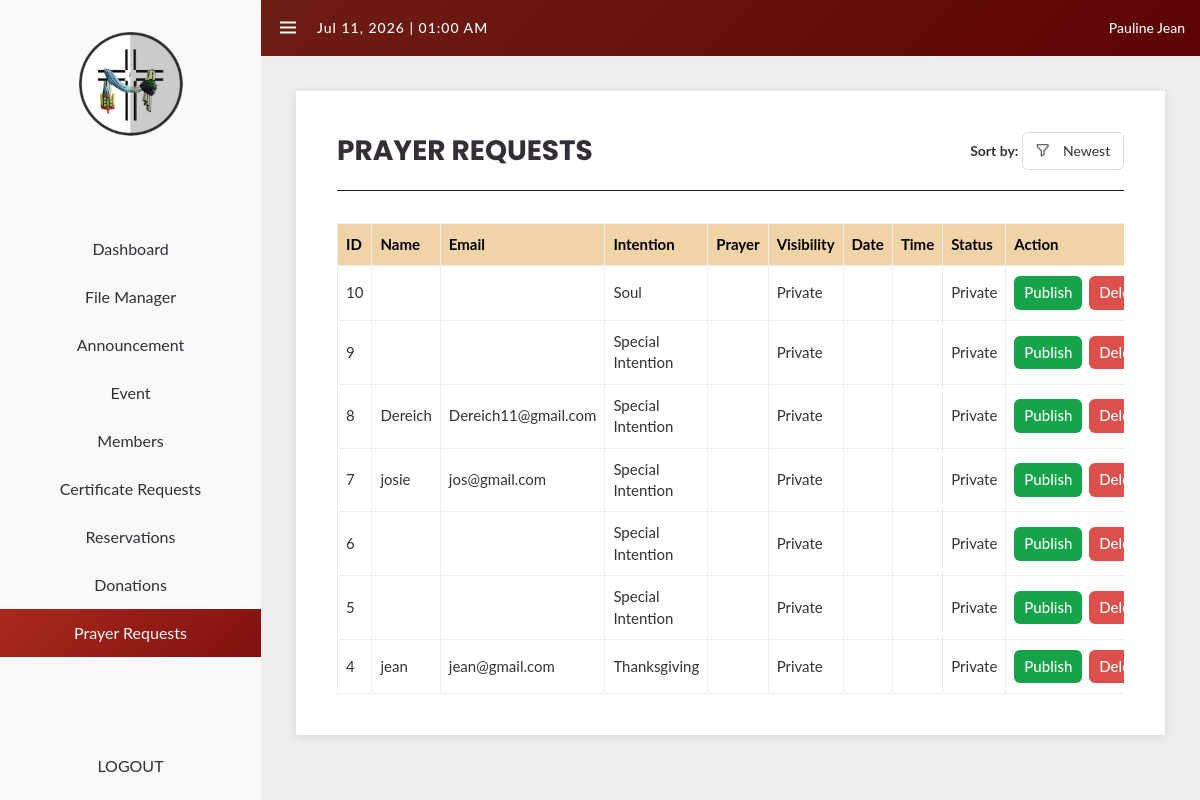
Before: /private/prayer_admin.php (signed in) with the older database file.
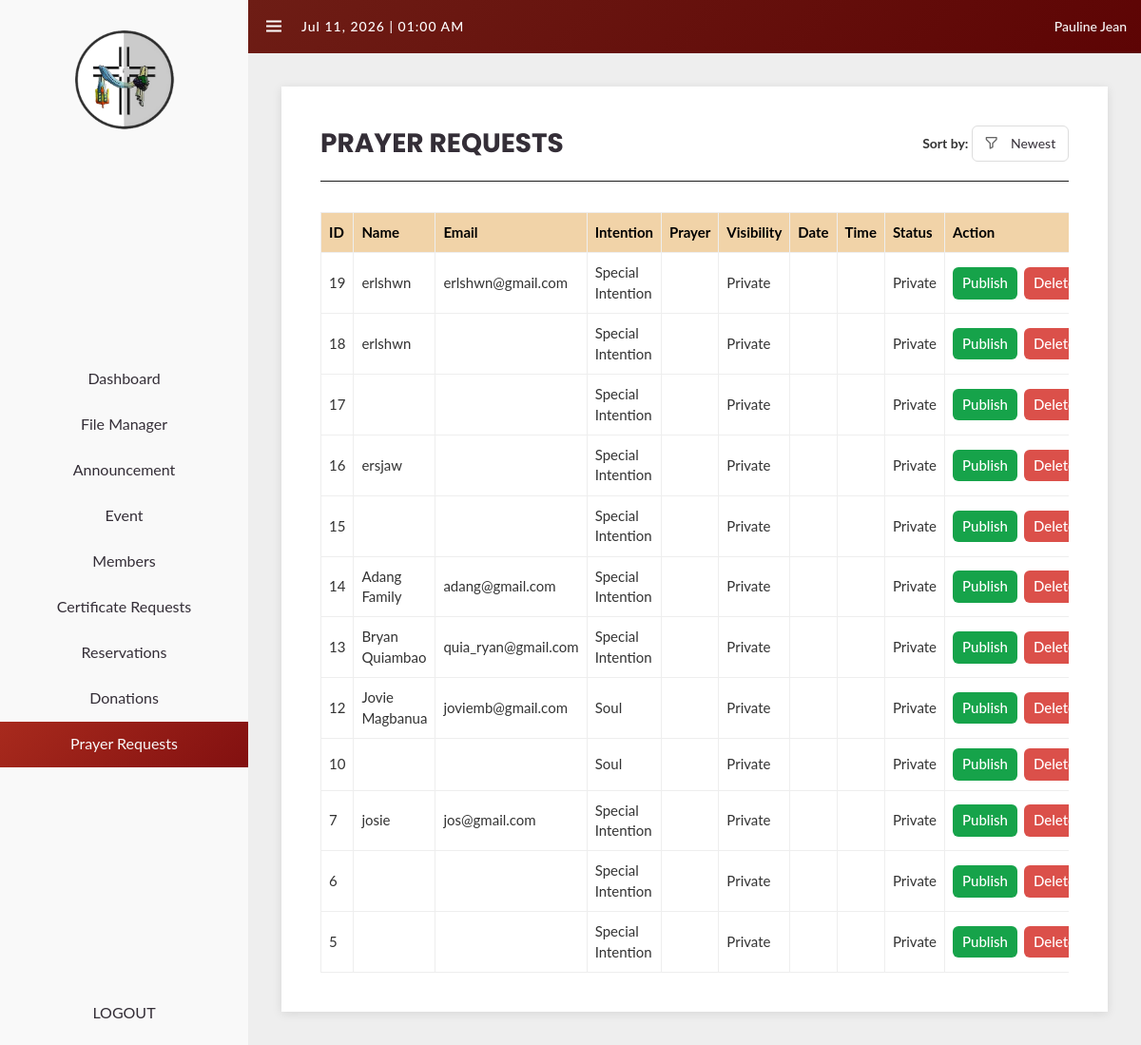
After: the same page with the newer database file.
### tables this page shows
CREATE TABLE `prayer_requests` (
  `id` int(11) NOT NULL,
  `status` varchar(30) DEFAULT NULL,
  `name` varchar(100) DEFAULT NULL,
  `username` varchar(50) DEFAULT NULL,
  `email` varchar(100) DEFAULT NULL,
  `request_text` text DEFAULT NULL,
  `shared_public` tinyint(1) NOT NULL DEFAULT 0,
  `intention` varchar(50) NOT NULL,
  `anonymous` varchar(30) NOT NULL,
  `created_at` timestamp NULL DEFAULT current_timestamp(),
  `visibility` varchar(20) DEFAULT NULL,
  `time` time DEFAULT NULL,
  `date` date DEFAULT NULL
);

### private/prayer_admin.php (the view, shortened to what this page needs)
<?php
$host = 'localhost';
$db   = 'test_tree_db';
$user = 'root';
$pass = '';
$conn = new mysqli($host, $user, $pass, $db);
$admin_name = !empty($_SESSION['givenname'])
    ? $_SESSION['givenname']
    : $_SESSION['username'];
$order = (isset($_GET['order']) && $_GET['order'] === 'ASC') ? 'ASC' : 'DESC';
$hideSidebar = false;
$available   = [];
$table = 'prayer_requests';
$cols = ['id', 'name', 'email', 'intention'];
$safe_cols = array_map(function ($c) {
    return '`' . str_replace('`', '``', $c) . '`';
}, $cols);
$select_sql = implode(',', $safe_cols);
$result = $conn->query(
    "SELECT $select_sql FROM `" . $conn->real_escape_string($table) . "` ORDER BY id $order"
);
?>
<!DOCTYPE html>
<html lang="en">
<head>
    <link href="https://maxcdn.bootstrapcdn.com/bootstrap/3.3.0/css/bootstrap.min.css" rel="stylesheet" />
    <link href="https://unpkg.com/boxicons@2.0.9/css/boxicons.min.css" rel="stylesheet">
    <link href="../stylesheets/private/navbar.css" rel="stylesheet">
    <link rel="stylesheet" href="../stylesheets/private/prayer_admin.css" />
</head>
<body>
<section id="sidebar" <?php if ($hideSidebar) echo 'class="hide"'; ?>>
    <a href="#" class="label">
        <img src="santa krus logo.png" alt="Logo" class="logo" />
    </a>
    <ul class="side-menu top">
        <li><a href="dashboard.php"><span class="text">Dashboard</span></a></li>
        <li><a href="stk/filemanager.php"><span class="text">File Manager</span></a></li>
        <li><a href="stk/announcement.php"><span class="text">Announcement</span></a></li>
        <li><a href="event.php"><span class="text">Event</span></a></li>
        <li><a href="stk/members.php"><span class="text">Members</span></a></li>
        <li><a href="sacraments/certificate_req/certificate_request.php"><span class="text">Certificate Requests</span></a></li>
        <li><a href="sacraments/sacrament_dashboard.php"><span class="text">Reservations</span></a></li>
        <li><a href="donations.php"><span class="text">Donations</span></a></li>
        <li class="active"><a href="prayer_admin.php"><span class="text">Prayer Requests</span></a></li>
    </ul>
    <ul class="side-menu">
        <li><a href="logout.php" class="logout"><span class="text">LOGOUT</span></a></li>
    </ul>
</section>
<section id="content">
    <nav>
        <i class='bx bx-menu'></i>
        <div id="datetime"></div>
        <ul>
            <li class="li-dropdown">
                <a href="#">
                    <span class="greeting"><?php echo htmlspecialchars($admin_name); ?></span>
                </a>
            </li>
        </ul>
    </nav>
    <section id="prayer-request" class="content-section active">
        <div class="main-content">
            <div class="prayer-controls">
                <h1>PRAYER REQUESTS</h1>
                <div class="search-sort-box">
                    <form method="get" style="display:inline;">
                        <label for="order">Sort by:</label>
                        <span class="sort-box">
                            <select
                                name="order"
                                id="order"
                                class="sort-dropdown"
                                onchange="this.form.submit()"
                            >
                                <option value="DESC" <?php if ($order === 'DESC') echo 'selected'; ?>>Newest</option>
                            </select>
                        <i class='bx bx-filter-alt'></i>
                        </span>
                    </form>
                </div>
            </div>
            <hr class="divider">
            <div class="prayer-table-container">
                <table class="prayer-table">
                    <thead>
                        <tr>
                            <th>ID</th>
                            <th>Name</th>
                            <th>Email</th>
                            <th>Intention</th>
                            <th>Prayer</th>
                            <th>Visibility</th>
                            <th>Date</th>
                            <th>Time</th>
                            <th>Status</th>
                            <th>Action</th>
                        </tr>
                    </thead>
                    <tbody>
                        <?php if ($result && $result->num_rows > 0): ?>
                            <?php while ($row = $result->fetch_assoc()): ?>
                                <tr>
                                    <td><?php echo $row['id']; ?></td>
                                    <?php
                                    $status    = isset($row['status']) ? $row['status'] : 'private';
                                    $anonCol   = $available['anonymous']     ?? 'anonymous';
                                    $prayerCol = $available['request_text']  ?? 'request_text';
                                    $isAnon = isset($row[$anonCol]) && !empty($row[$anonCol]);
                                    $displayName  = $isAnon ? 'Anonymous' : ($row['name']  ?? '');
                                    $displayEmail = $isAnon ? ''          : ($row['email'] ?? '');
                                    $visibility = 'Private';
                                    $prayerText = $row[$prayerCol]
                                        ?? $row['request']
                                        ?? $row['prayer']
                                        ?? '';
                                    $dateStr = '';
                                    $timeStr = '';
                                    if (!empty($available['created_at']) && !empty($row[$available['created_at']])) {
                                        $dt      = new DateTime($row[$available['created_at']]);
                                        $dateStr = $dt->format('Y-m-d');
                                        $timeStr = $dt->format('h:i A');
                                    } else {
                                        $dateStr = $row['date'] ?? '';
                                        $timeStr = $row['time'] ?? '';
                                    }
                                    ?>
                                    <td><?php echo htmlspecialchars($displayName); ?></td>
                                    <td><?php echo htmlspecialchars($displayEmail); ?></td>
                                    <?php
                                    $intentLabel = '';
                                    $intentMap   = [
                                        'thanksgiving' => 'Thanksgiving',
                                        'special'      => 'Special Intention',
                                        'soul'         => 'Soul'
                                    ];
                                    $key = strtolower(trim($row['intention'] ?? ''));
                                    if (array_key_exists($key, $intentMap)) {
                                        $intentLabel = $intentMap[$key];
                                    }
                                    ?>
                                    <td><?php echo htmlspecialchars($intentLabel); ?></td>
                                    <td><?php echo nl2br(htmlspecialchars($prayerText)); ?></td>
                                    <td><?php echo htmlspecialchars($visibility); ?></td>
                                    <td><?php echo htmlspecialchars($dateStr); ?></td>
                                    <td><?php echo htmlspecialchars($timeStr); ?></td>
                                    <td><?php echo ucfirst($status); ?></td>
                                    <td class="action-column">
                                        <div style="display: flex; gap: 7px;">
                                            <form method="post">
                                                <button
                                                    type="submit"
                                                    name="action"
                                                    value="publish"
                                                    class="publish-btn <?php echo $status === 'published' ? 'published' : 'not-published'; ?>"
                                                >
                                                    <?php echo $status === 'published' ? 'Published' : 'Publish'; ?>
                                                </button>
                                            </form>
                                            <form method="post">
                                                <button
                                                    type="submit"
                                                    name="action"
                                                    value="delete"
                                                    class="delete-btn"
                                                >
                                                    Delete
                                                </button>
                                            </form>
                                        </div>
                                    </td>
                                </tr>
                            <?php endwhile; ?>
                        <?php endif; ?>
                    </tbody>
                </table>
            </div>
        </div>
    </section>
</section>
</body>
</html>

### stylesheets/private/navbar.css (style rules this page uses)
* { margin: 0; padding: 0; box-sizing: border-box; }
.divider { border-top: 1px solid #1d1d1d; width: 100%; }
a { text-decoration: none; }
li { list-style: none; }
:root { --poppins: 'Poppins', sans-serif; --lato: 'Lato', sans-serif; --light: #F9F9F9; --blue: #3C91E6; --light-blue: #4c8ec8; --grey: #eee; --dark-grey: #AAAAAA; --dark: #342E37; --red: #DB504A; --green: #418033; --success: #16a34a; --warning: #f59e0b; --danger: #dc2626; }
html, body { height: 100%; overflow-x: hidden; }
body { background: var(--grey); font-family: var(--lato); }
#sidebar { position: fixed; top: 0; left: 0; width: 261px; height: 100%; background: var(--light); z-index: 2000; transition: .3s ease; display: flex; flex-direction: column; justify-content: space-between; padding: 0; }
#sidebar .label { height: 150px; display: flex; align-items: center; justify-content: center; padding-top: 20px; }
#sidebar .label .logo { width: 100%; height: 100%; object-fit: contain; }
#sidebar .side-menu { width: 100%; }
#sidebar .side-menu li { height: 48px; }
#sidebar .side-menu li a { display: flex; align-items: center; justify-content: center; height: 100%; font-size: 16px; color: var(--dark); text-decoration: none; }
#sidebar .side-menu li.active { background: var(--grey); }
#content { position: relative; width: calc(100% - 261px); left: 261px; transition: .3s ease; min-width: 0; }
#content nav { height: 56px; background: linear-gradient(135deg, #6e1d15, #5d0404); padding: 0 15px; display: flex; align-items: center; justify-content: space-between; grid-gap: 16px; position: sticky; top: 0; z-index: 1000; }
#content nav .bx { font-size: 24px; color: white; cursor: pointer; }
#content nav #datetime { color: white; font-size: 14px; font-weight: 500; letter-spacing: 1px; margin-left: 1px; flex-grow: 1; }
.greeting { color: var(--light); font-weight: 500; }
.li-dropdown { position: relative; margin-top: 10px; }
.content-section { display: none; padding: 20px; min-height: calc(100vh - 56px); }
.content-section.active { display: block; }
#sidebar .side-menu li.active a, #sidebar .side-menu li.active a:hover { background: linear-gradient(135deg, #a82a1d, #821010); color: var(--light); }
.main-content { background: white; padding: 41px; box-shadow: 0 2px 10px rgba(0, 0, 0, 0.1); margin: 15px; }
.main-content h1 { font-family: var(--poppins); font-size: 28px; font-weight: 700; color: var(--dark); margin-bottom: 16px; }

### stylesheets/private/prayer_admin.css (style rules this page uses)
.prayer-controls { display: flex; justify-content: space-between; align-items: center; margin-bottom: 16px; }
.prayer-controls h1 { font-family: var(--poppins); font-size: 28px; font-weight: 700; color: var(--dark); margin: 0; }
.sort-box { position: relative; display: inline-block; position: relative; align-items: center; }
.sort-box select { padding: 8px 12px 8px 40px; border: 1px solid #ddd; border-radius: 6px; font-size: 14px; background: white; cursor: pointer; }
.sort-box i { position: absolute; left: 12px; color: #666; font-size: 16px; display: inline-block; margin-top: 10px; }
.prayer-table-container { overflow-x: auto; }
.prayer-table { width: 100%; border-collapse: collapse; margin-top: 12px; border: 1px solid var(--grey); }
.prayer-table th, .prayer-table td { padding: 10px 8px; border: 1px solid var(--grey); text-align: left; font-size: 15px; white-space: normal; max-width: 300px; overflow-wrap: break-word; transition: background 0.2s; }
.prayer-table th { background-color: #f1d3a8; color: black; position: sticky; top: 0; z-index: 1; }
.action-column button { background: color; border: none; color: white; padding: 6px 10px; border-radius: 6px; cursor: pointer; }
.sort-dropdown { padding: 8px 32px 8px 12px; border-radius: 6px; border: 1px solid var(--green); background: white; font-size: 16px; color: var(--dark); appearance: none; -webkit-appearance: none; -moz-appearance: none; position: relative; cursor: pointer; }
.publish-btn { border: none; padding: 6px 14px; border-radius: 6px; cursor: pointer; color: white; font-weight: 500; }
.publish-btn.not-published { background: #16a34a; }
.delete-btn { background: #DB504A; border: none; padding: 6px 14px; border-radius: 6px; color: white; cursor: pointer; font-weight: 500; }

Changed rows visible on the page:
removed prayer_requests: id "9", intention "Special Intention", visibility "Private", status "Private"
removed prayer_requests: id "8", name "Dereich", email "Dereich11@gmail.com", intention "Special Intention", visibility "Private", status "Private"
removed prayer_requests: id "4", name "jean", email "jean@gmail.com", intention "Thanksgiving", visibility "Private", status "Private"
added prayer_requests: id "19", name "erlshwn", email "erlshwn@gmail.com", intention "Special Intention", visibility "Private", status "Private"
added prayer_requests: id "18", name "erlshwn", intention "Special Intention", visibility "Private", status "Private"
added prayer_requests: id "17", intention "Special Intention", visibility "Private", status "Private"
added prayer_requests: id "16", name "ersjaw", intention "Special Intention", visibility "Private", status "Private"
added prayer_requests: id "15", intention "Special Intention", visibility "Private", status "Private"
added prayer_requests: id "14", name "Adang Family", email "adang@gmail.com", intention "Special Intention", visibility "Private", status "Private"
added prayer_requests: id "13", name "Bryan Quiambao", email "quia_ryan@gmail.com", intention "Special Intention", visibility "Private", status "Private"
added prayer_requests: id "12", name "Jovie Magbanua", email "joviemb@gmail.com", intention "Soul", visibility "Private", status "Private"
